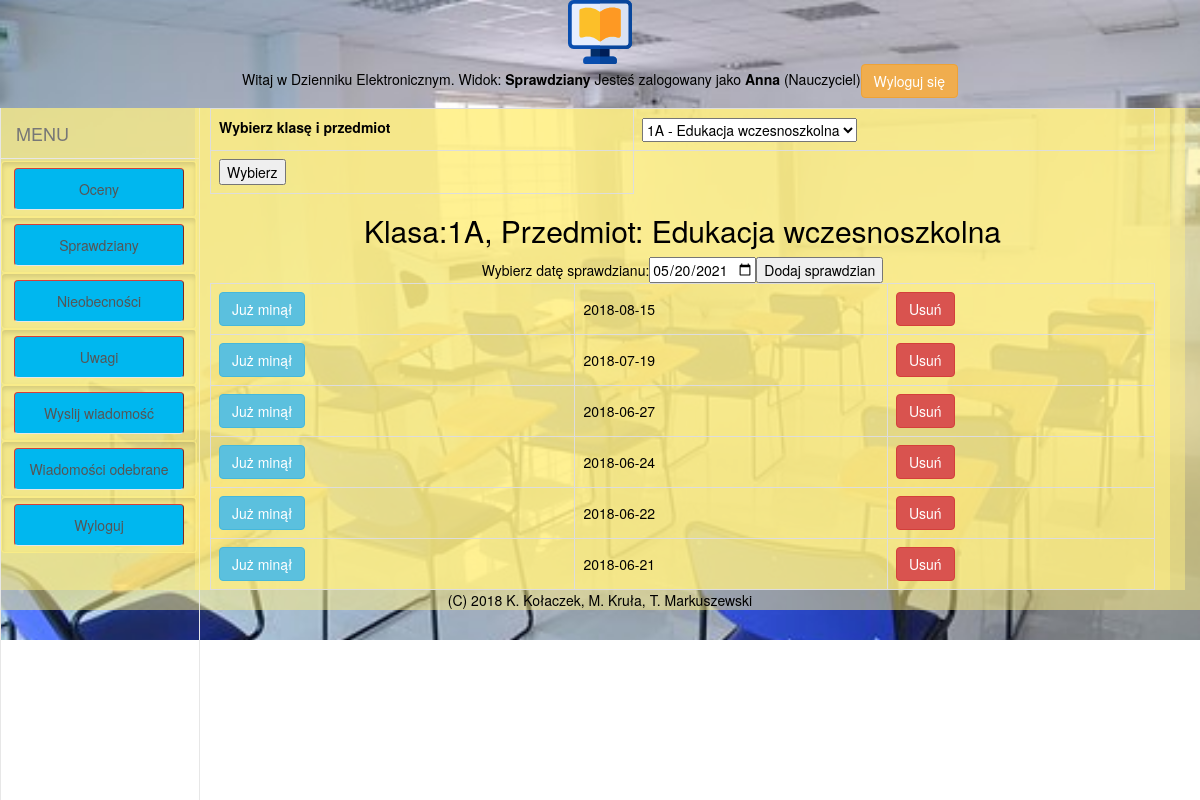
Page /projekt/n_sprawdz.php (signed in) on the committed database.
### tables this page shows
CREATE TABLE `klasy` (
  `id_klasy` int(11) NOT NULL,
  `klasa` varchar(4) NOT NULL
);

CREATE TABLE `przedmioty` (
  `id_przedmiotu` int(5) NOT NULL,
  `przedmiot` varchar(30) NOT NULL
);

CREATE TABLE `sprawdziany` (
  `id_sprawdzianu` int(11) NOT NULL,
  `id_przedmiotuklasy` int(11) NOT NULL,
  `data` date NOT NULL
);

### projekt/include/funkcje.php (the view, shortened to what this page needs)
<?php
require_once 'nibble-forms/NibbleForm.class.php';
function genSprawdzianyPrzedmiotu ($pdo, $id_przedmiotuklasy, $id_klasy, $klasa, $przedmiot){
    $returnedHTML='';
    $dzisiaj=date('Y-m-d');
    $returnedHTML.='<h2>Klasa:'.$klasa.', Przedmiot: '.$przedmiot.'</h2>';
    $returnedHTML.='<form id="data" method="post" action="dodaj_sprawdz2.php">';
    $returnedHTML.='Wybierz datę sprawdzianu:';
    $returnedHTML.='<input type="date" name="data" min="2017-01-01" max="2100-12-31" value="'.$dzisiaj.'">';
    $returnedHTML.='<input type="hidden" name="id_pk" value="'.$id_przedmiotuklasy.'">';
    $returnedHTML.='<input type="submit" name="submit2" value="Dodaj sprawdzian">';
    $returnedHTML.='</form>';
    $stmt = $pdo->prepare('SELECT data, id_sprawdzianu
                           FROM sprawdziany
                           WHERE id_przedmiotuklasy= :id_pk
                           ORDER BY data DESC'
        );
    $stmt->bindValue (':id_pk', $id_przedmiotuklasy, PDO::PARAM_INT);
    $stmt->execute();
    $returnedHTML.='<table class="responsive">';
    foreach ($stmt as $row){
        $info=genIkonaKiedy($row['data'], $dzisiaj);
        $returnedHTML.='<tr><td>'.$info.'</td><td>'.$row['data'].'</td><td><a class="btn btn-danger" href="usun_sprawdz.php?id_sp='
                .$row['id_sprawdzianu'].'&amp;id_pk='.$id_przedmiotuklasy.'" onclick="return confirm(\'Czy na pewno chcesz usunąć ?\')">Usuń</a></td></tr>';
    }
    $returnedHTML.='</table>';
    return $returnedHTML;
}
function genIkonaKiedy ($data,$dzisiaj){
    $info='';
    $roznica=strtotime($dzisiaj)-strtotime($data);
    $znak=($roznica > 0) - ($roznica < 0);
    switch ($znak){
        case  1: $info='<a class="btn btn-info">Już minął</a>'; break;
    }
    return $info;
}
?>

### projekt/styles/style.css (style rules this page uses)
html, body { width: 100%; background-color: #ffffff; color: #000; margin: 0; padding: 0; text-align: center; }
table { border-collapse: collapse; width: 100%; table-layout :auto; }
td, th { border: 1px solid #dddddd; text-align: left; padding: 8px; }
tr:nth-child(even) { background-color: #ffffff000; }

### projekt/szablony/witryna.php (style rules this page uses)
body { height:640px; background: url("./img/school-2648668__340.jpg") no-repeat; background-position: center center; background-size: 100% ; z-index: 1; }

### rows in the picture
klasy: klasa "1A"
przedmioty: przedmiot "Edukacja wczesnoszkolna"
sprawdziany: shows "Już minął", data "2018-08-15"
sprawdziany: shows "Już minął", data "2018-07-19"
sprawdziany: shows "Już minął", data "2018-06-27"
sprawdziany: shows "Już minął", data "2018-06-24"
sprawdziany: shows "Już minął", data "2018-06-22"
sprawdziany: shows "Już minął", data "2018-06-21"

### other values in the picture
$LOKALIZACJA "Sprawdziany"
$_SESSION['username'] "Anna"
$_SESSION['usertype'] "Nauczyciel"
$napis "Oceny"
$napis "Sprawdziany"
$napis "Nieobecności"
$napis "Uwagi"
$napis "Wyslij wiadomość"
$napis "Wiadomości odebrane"
$napis "Wyloguj"
$COPYRIGHT "(C) 2018 K. Kołaczek, M. Kruła, T. Markuszewski"
